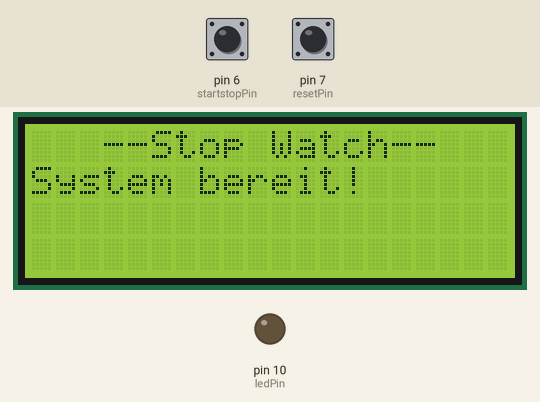
This sketch was run on a simulated Arduino Uno, built with avr-gcc and run on an emulated ATmega328P. On the bench: 20×4 character LCD, output pins drawn as LEDs (lit = HIGH). Dashed ring = blinking. The inputs (shaded band) are chosen by the test bench; at power-on: pin 6 (startstopPin) HIGH, pin 7 (resetPin) HIGH. What the sketch prints to the serial monitor is not drawn.

Above: at 1.2 s.
1.3 s: pin 6 (startstopPin) pulled LOW for 0.15 s
At 1.56 s:
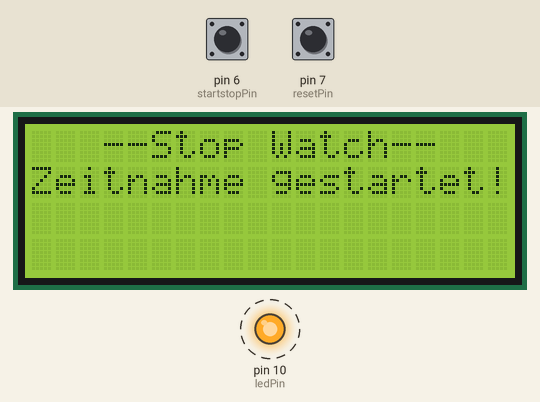
2.0 s: pin 6 (startstopPin) pulled LOW for 1 s
At 2.6 s:
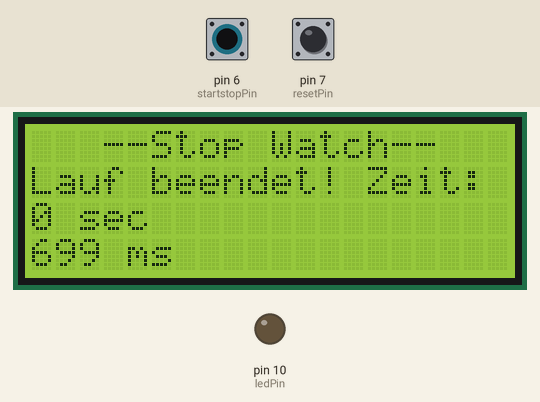
4.5 s: pin 6 (startstopPin) pulled LOW for 3.2 s
At 4.86 s:
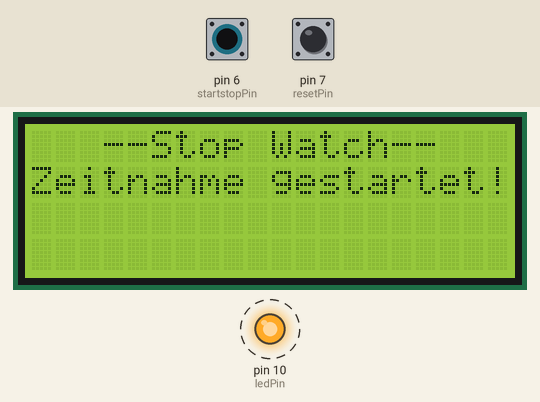
8.3 s: pin 6 (startstopPin) pulled LOW for 0.15 s
At 9.5 s:
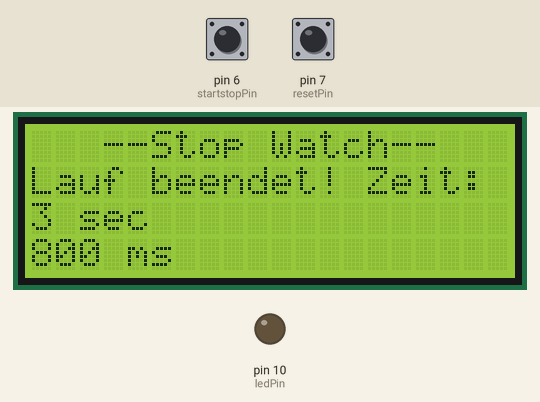
9.9 s: pin 7 (resetPin) pulled LOW for 0.15 s
At 10.5 s:
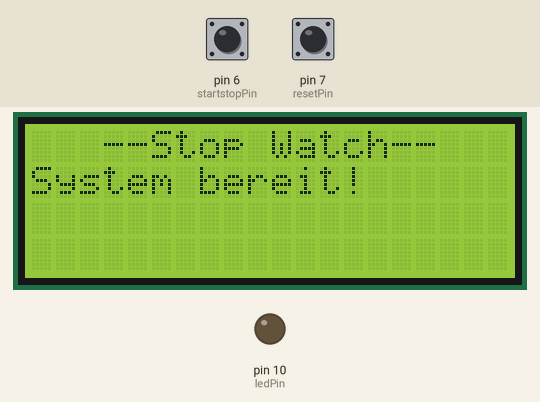
11.5 s: pin 6 (startstopPin) driven LOW and pin 7 (resetPin) driven LOW
Timing chart, 0 to 14.5 s (numbered marks = the images above; inputs shaded):
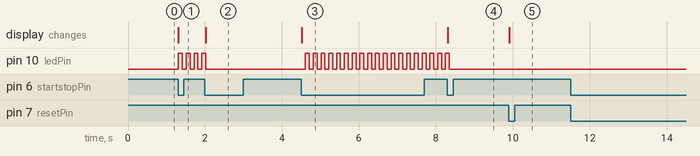

The sketch:

timer.ino
```cpp
#include <LiquidCrystal.h>


#define ledPin  10
#define startstopPin 6
#define resetPin 7

LiquidCrystal lcd(12, 11, 5, 4, 3, 2);

int value = LOW;                    // previous value of the LED
int buttonState;                    // variable to store button state
int stateReset;
int lastButtonState;                // variable to store last button state
int blinking;                       // condition for blinking - timer is timing
long interval = 100;                // blink interval - change to suit
long previousMillis = 0;            // variable to store last time LED was updated
long startTime ;                    // start time for stop watch
long elapsedTime ;                  // elapsed time for stop watch
int fractional;                     // variable used to store fractional part of time


void setup()
{
   Serial.begin(9600);

   pinMode(ledPin, OUTPUT);         // sets the digital pin as output

   pinMode(startstopPin, INPUT);       // not really necessary, pins default to INPUT anyway
   pinMode(resetPin, INPUT);
   digitalWrite(startstopPin, HIGH);   // turn on pullup resistors. Wire button so that press shorts pin to ground.
   digitalWrite(resetPin, HIGH);

   // set up the LCD's number of columns and rows:
   lcd.begin(20, 4);
   // Print a message to the LCD.
   lcd.print("   --Stop Watch--");
   lcd.setCursor(0, 1);
   lcd.print("System bereit!");

}

void loop()
{
    // check for button press
   buttonState = digitalRead(startstopPin);                   // read the button state and store
   stateReset = digitalRead(resetPin);

   if (buttonState == LOW && lastButtonState == HIGH && blinking == false){     // check for a high to low transition
      // if true then found a new button press while clock is not running - start the clock

      startTime = millis();                                   // store the start time
      blinking = true;                                        // turn on blinking while timing
      delay(5);                                               // short delay to debounce switch
      lastButtonState = buttonState;      // store buttonState in lastButtonState, to compare next time

      lcd.clear();
      lcd.print("   --Stop Watch--");
      lcd.setCursor(0, 1);
      lcd.print("Zeitnahme gestartet!");
   }

   else if (buttonState == LOW && lastButtonState == HIGH && blinking == true){     // check for a high to low transition
      // if true then found a new button press while clock is running - stop the clock and report

        elapsedTime =   millis() - startTime;              // store elapsed time
        blinking = false;                                  // turn off blinking, all done timing
        lastButtonState = buttonState;                     // store buttonState in lastButtonState, to compare next time

       // routine to report elapsed time
        Serial.print( (int)(elapsedTime / 1000L));         // divide by 1000 to convert to seconds - then cast to an int to print

        Serial.print(".");                             // print decimal point

        // use modulo operator to get fractional part of time
       fractional = (int)(elapsedTime % 1000L);

       // pad in leading zeros - wouldn't it be nice if
       // Arduino language had a flag for this? :)
       if (fractional == 0)
          Serial.print("000");      // add three zero's
       else if (fractional < 10)    // if fractional < 10 the 0 is ignored giving a wrong time, so add the zeros
          Serial.print("00");       // add two zeros
       else if (fractional < 100)
          Serial.print("0");        // add one zero

       Serial.println(fractional);  // print fractional part of time

       // set the cursor to column 0, line 2
       // (note: line 1 is the second row, since counting begins with 0):
       lcd.clear();
       lcd.print("   --Stop Watch--");

       lcd.setCursor(0, 1);
       lcd.print("Lauf beendet! Zeit:");

       lcd.setCursor(0, 2);
       lcd.print((int)(elapsedTime / 1000));
       lcd.print(" sec");

       lcd.setCursor(0, 3);
       lcd.print(fractional);
       lcd.print(" ms");
   }

   else{
      lastButtonState = buttonState;                         // store buttonState in lastButtonState, to compare next time
   }

   if (stateReset == LOW) {
     blinking = false;
     lcd.clear();
     lcd.print("   --Stop Watch--");
     lcd.setCursor(0, 1);
     lcd.print("System bereit!");
  }

   // blink routine - blink the LED while timing
   // check to see if it's time to blink the LED; that is, the difference
   // between the current time and last time we blinked the LED is larger than
   // the interval at which we want to blink the LED.

   if ( (millis() - previousMillis > interval) ) {

      if (blinking == true){
         previousMillis = millis();                         // remember the last time we blinked the LED

         // if the LED is off turn it on and vice-versa.
         if (value == LOW)
            value = HIGH;
         else
            value = LOW;
         digitalWrite(ledPin, value);
      }
      else{
         digitalWrite(ledPin, LOW);                         // turn off LED when not blinking
      }
   }

}
```

Measured:
- after the input at 1.3 s, pin 10 (ledPin): alternates HIGH for 0.10 s and LOW for 0.10 s, starting at once; the display: changes at once (image 1)
- after the input at 2.0 s, pin 10 (ledPin): goes on until 2.0 s, then stays LOW; the display: changes at once (image 2)
- after the input at 4.5 s, pin 10 (ledPin): alternates HIGH for 0.10 s and LOW for 0.10 s, starting after 0.11 s; the display: changes at once (image 3)
- after the input at 8.3 s, pin 10 (ledPin): goes on until 8.4 s, then stays LOW; the display: changes at once (image 4)
- after the input at 9.9 s, the display: changes at once (image 5)
- after the input at 11.5 s, every drawn part: stays the same
